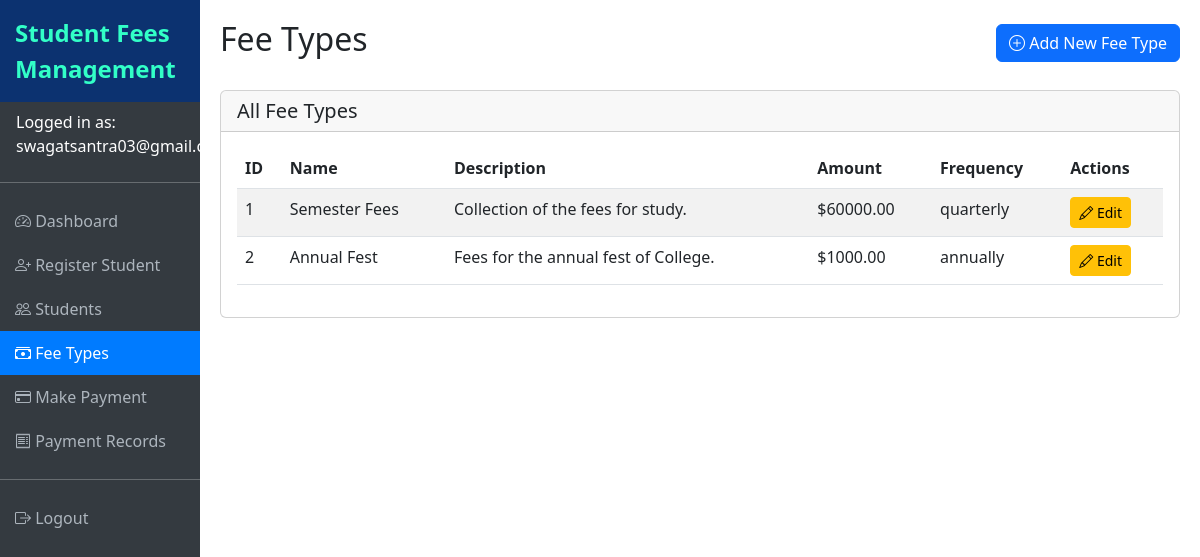
Page /fee_types (signed in) on the committed database.
### models.py (models this page shows, shortened)
class User(db.Model, UserMixin):
    __tablename__ = 'users'
    id = db.Column(db.Integer, primary_key=True)
    username = db.Column(db.String(64), unique=True, nullable=False)
    email = db.Column(db.String(120), unique=True, nullable=False)
    password_hash = db.Column(db.String(128))
    role = db.Column(db.String(20), default='staff')  # admin, staff, student

class FeeType(db.Model):
    __tablename__ = 'fee_types'
    id = db.Column(db.Integer, primary_key=True)
    name = db.Column(db.String(50), nullable=False)
    description = db.Column(db.Text)
    amount = db.Column(db.Float, nullable=False)
    frequency = db.Column(db.String(20), default='monthly')  # monthly, quarterly, annually, one-time

### app.py (the view)
@app.route('/fee_types', methods=['GET'])
@login_required
def fee_types():
    fee_types = FeeType.query.all()
    return render_template('fee_types.html', fee_types=fee_types)

### app.py (called while the page is built)
@login_manager.user_loader
def load_user(user_id):
    return User.query.get(int(user_id))

@app.before_request
def create_tables():
    db.create_all()
    admin = User.query.filter_by(username='admin').first()
    if not admin:
        admin = User(username='admin', email='admin@example.com', role='admin')
        admin.set_password('admin123')
        db.session.add(admin)
        db.session.commit()

### templates/fee_types.html (shortened to what this page needs)
{% extends 'base.html' %}
{% block content %}
<div class="d-flex justify-content-between align-items-center mb-4">
    <h2>Fee Types</h2>
    <a href="{{ url_for('add_fee_type') }}" class="btn btn-primary">
        <i class="bi bi-plus-circle"></i> Add New Fee Type
    </a>
</div>
<div class="card">
    <div class="card-header">
        <h5 class="card-title mb-0">All Fee Types</h5>
    </div>
    <div class="card-body">
        <div class="table-responsive">
            <table class="table table-striped table-hover">
                <thead>
                    <tr>
                        <th>ID</th>
                        <th>Name</th>
                        <th>Description</th>
                        <th>Amount</th>
                        <th>Frequency</th>
                        <th>Actions</th>
                    </tr>
                </thead>
                <tbody>
                    {% for fee_type in fee_types %}
                    <tr>
                        <td>{{ fee_type.id }}</td>
                        <td>{{ fee_type.name }}</td>
                        <td>{{ fee_type.description }}</td>
                        <td>${{ "%.2f"|format(fee_type.amount) }}</td>
                        <td>{{ fee_type.frequency }}</td>
                        <td>
                            <a href="#" class="btn btn-sm btn-warning" disabled>
                                <i class="bi bi-pencil"></i> Edit
                            </a>
                        </td>
                    </tr>
                    {% endfor %}
                </tbody>
            </table>
        </div>
    </div>
</div>
{% endblock %}

### templates/base.html (shortened to what this page needs)
<!DOCTYPE html>
<html lang="en">
<head>
    <link href="https://cdn.jsdelivr.net/npm/bootstrap@5.3.0-alpha1/dist/css/bootstrap.min.css" rel="stylesheet">
    <link rel="stylesheet" href="https://cdn.jsdelivr.net/npm/bootstrap-icons@1.10.3/font/bootstrap-icons.css">
</head>
<body>
    {% if current_user.is_authenticated %}
    <div class="container-fluid">
        <div class="row">
            <div class="col-md-2 p-0 sidebar">
                <div class="system-title">
                    Student Fees Management
                </div>
                <div class="py-2 px-3">
                    Logged in as: {{ current_user.username }}
                </div>
                <hr>
                <a href="{{ url_for('dashboard') }}" class="{{ 'active' if request.endpoint == 'dashboard' else '' }}">
                    <i class="bi bi-speedometer2"></i> Dashboard
                </a>
                <a href="{{ url_for('register_student') }}" class="{{ 'active' if request.endpoint == 'register_student' else '' }}">
                    <i class="bi bi-person-plus"></i> Register Student
                </a>
                <a href="{{ url_for('students_list') }}" class="{{ 'active' if request.endpoint == 'students_list' else '' }}">
                    <i class="bi bi-people"></i> Students
                </a>
                <a href="{{ url_for('fee_types') }}" class="{{ 'active' if request.endpoint == 'fee_types' else '' }}">
                    <i class="bi bi-cash-stack"></i> Fee Types
                </a>
                <a href="{{ url_for('make_payment') }}" class="{{ 'active' if request.endpoint == 'make_payment' else '' }}">
                    <i class="bi bi-credit-card"></i> Make Payment
                </a>
                <a href="{{ url_for('payments_list') }}" class="{{ 'active' if request.endpoint == 'payments_list' else '' }}">
                    <i class="bi bi-receipt"></i> Payment Records
                </a>
                <hr>
                <a href="{{ url_for('logout') }}">
                    <i class="bi bi-box-arrow-right"></i> Logout
                </a>
            </div>
            <div class="col-md-10 content">
                {% block content %}{% endblock %}
            </div>
        </div>
    </div>
    {% endif %}
</body>
</html>

### templates/base.html (style rules this page uses)
.sidebar { height: 100vh; background-color: #343a40; color: white; }
.sidebar a { color: #adb5bd; text-decoration: none; padding: 10px 15px; display: block; }
.sidebar a.active { background-color: #007bff; color: white; }
.content { padding: 20px; }
.system-title { background-color: #0c3270; color: #32ffc7; padding: 15px; font-weight: bold; font-size: 1.5rem; }

### rows in the picture
User: username "swagatsantra03@gmail.com"
FeeType: id "1", name "Semester Fees", description "Collection of the fees for study.", amount "60000.00", frequency "quarterly"
FeeType: id "2", name "Annual Fest", description "Fees for the annual fest of College.", amount "1000.00", frequency "annually"
